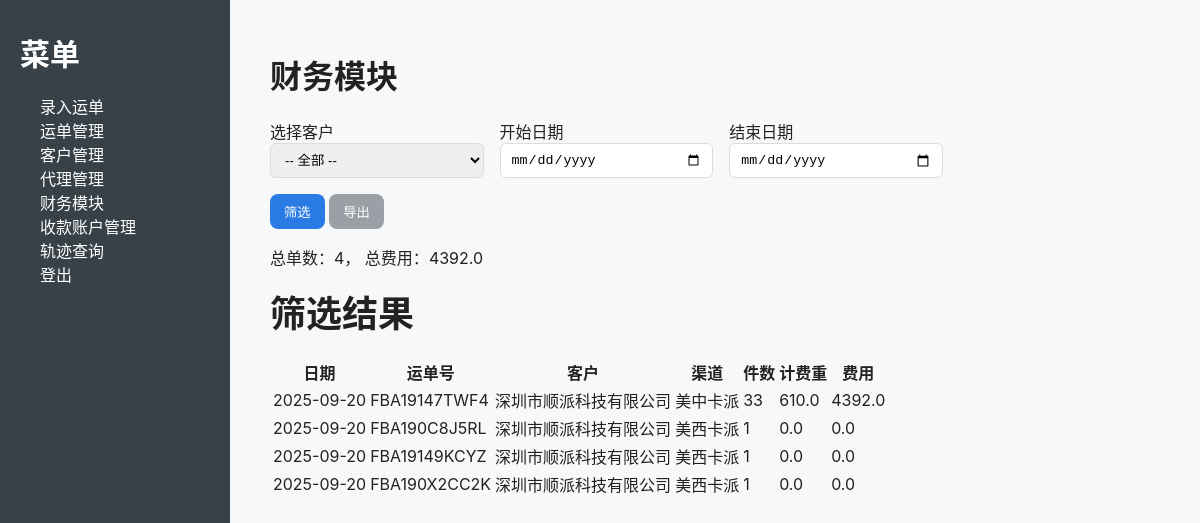
Page /finance (signed in) on the committed database.
### models.py (models this page shows)
class TimestampMixin:
    created_at = db.Column(db.DateTime, default=datetime.utcnow)
    updated_at = db.Column(db.DateTime, default=datetime.utcnow, onupdate=datetime.utcnow)

class Shipment(db.Model, TimestampMixin):
    __tablename__ = "shipment"
    id = db.Column(db.Integer, primary_key=True)
    tracking_number = db.Column(db.String(50), nullable=False)  # 客户单号
    shipment_id = db.Column(db.String(50))  # NextSLS 系统单号，替换 agent_tracking_number
    third_party_tracking_number = db.Column(db.String(50))  # 第三方快递单号（用于17track）
    customer_id = db.Column(db.Integer, db.ForeignKey("customer.id"))
    agent_id = db.Column(db.Integer, db.ForeignKey("carrier_agent.id"))
    carrier_id = db.Column(db.String(50))  # 环境货代 id（如 rtb56）
    origin = db.Column(db.String(100))
    destination = db.Column(db.String(100))
    channel = db.Column(db.String(200))     # 运输渠道（快递/空运/海运/铁路…）
    product_type = db.Column(db.String(200))
    pieces = db.Column(db.Integer, default=1)
    weight = db.Column(db.Float, default=0.0)
    unit_price = db.Column(db.Float, default=0.0)
    fee = db.Column(db.Float, default=0.0)              # 合计（自动计算或手填）
    surcharge_extra = db.Column(db.Float, default=0.0)  # 附加费（选填）
    operation_fee = db.Column(db.Float, default=0.0)    # 操作费（选填）
    high_value_fee = db.Column(db.Float, default=0.0)   # 超值费（选填）
    status = db.Column(db.String(50), default="已创建")
    note = db.Column(db.Text)

class Customer(db.Model, TimestampMixin):
    __tablename__ = "customer"
    id = db.Column(db.Integer, primary_key=True)
    name = db.Column(db.String(100), nullable=False, unique=True)
    email = db.Column(db.String(120), unique=True)
    phone = db.Column(db.String(50))
    bank_info = db.Column(db.Text)
    shipments = db.relationship("Shipment", backref="customer", lazy=True)

### views.py (the view, shortened to what this page needs)
@views.route("/finance", methods=["GET", "POST"])
@login_required
def finance():
    customers = Customer.query.all()
    accounts = BankAccount.query.all()
    selected_customer_id = request.form.get("customer_id")
    date_from = request.form.get("date_from")
    date_to = request.form.get("date_to")
    query = Shipment.query
    if selected_customer_id:
        query = query.filter_by(customer_id=selected_customer_id)
    if date_from:
        query = query.filter(Shipment.created_at >= date_from)
    if date_to:
        query = query.filter(Shipment.created_at <= date_to)
    shipments = query.all()
    total_fees = sum([s.fee for s in shipments])
    total_shipments = len(shipments)
    return render_template("finance.html",
                           customers=customers,
                           accounts=accounts,
                           shipments=shipments,
                           total_shipments=total_shipments,
                           total_fees=total_fees,
                           selected_customer_id=selected_customer_id,
                           date_from=date_from,
                           date_to=date_to)

### app.py (called while the page is built)
@login_manager.user_loader
def load_user(user_id):
    try:
        return User.query.get(int(user_id))
    except Exception:
        return None

### templates/finance.html (shortened to what this page needs)
{% extends "base.html" %}
{% block content %}
<h1>财务模块</h1>
<form method="post" action="{{ url_for('views.finance') }}" class="row g-3 mb-3">
  <div class="col-md-3">
    <label>选择客户</label>
    <select name="customer_id" class="form-select">
      <option value="">-- 全部 --</option>
    </select>
  </div>
  <div class="col-md-3">
    <label>开始日期</label>
    <input type="date" name="date_from" value="{{ date_from or '' }}" class="form-control">
  </div>
  <div class="col-md-3">
    <label>结束日期</label>
    <input type="date" name="date_to" value="{{ date_to or '' }}" class="form-control">
  </div>
  <div class="col-md-3 align-self-end">
    <button type="submit" class="btn btn-primary">筛选</button>
    <button type="submit" name="export" value="1" class="btn btn-secondary">导出</button>
  </div>
</form>
<p>总单数：{{ total_shipments }}， 总费用：{{ total_fees }}</p>
{% if shipments %}
<h2>筛选结果</h2>
<table class="table">
<thead><tr><th>日期</th><th>运单号</th><th>客户</th><th>渠道</th><th>件数</th><th>计费重</th><th>费用</th></tr></thead>
<tbody>
  {% for s in shipments %}
  <tr>
    <td>{{ s.created_at.strftime('%Y-%m-%d') if s.created_at else '' }}</td>
    <td>{{ s.tracking_number }}</td>
    <td>{{ s.customer.name if s.customer else '' }}</td>
    <td>{{ s.channel }}</td>
    <td>{{ s.pieces }}</td>
    <td>{{ s.weight }}</td>
    <td>{{ s.fee }}</td>
  </tr>
  {% endfor %}
</tbody>
</table>
{% endif %}
{% endblock %}

### static/css/style.css (style rules this page uses)
body { margin: 0; font-family: -apple-system, Helvetica, Arial, "PingFang SC", "Noto Sans CJK SC", sans-serif; color:#222; background:#f7f8f9; }
h2 { font-size:36px; margin-top:0; margin-bottom:20px; }
.form-control, .form-select { width:100%; padding:8px 10px; border-radius:6px; border:1px solid #dcdcdc; box-sizing:border-box; }
.btn { padding:8px 14px; border-radius:8px; border:0; cursor:pointer; }
.btn-primary { background:#2b7be4; color:#fff; }
.btn-secondary { background:#9aa0a6; color:#fff; }
.row { display:flex; gap:20px; flex-wrap:wrap; }
.col-md-3 { width:24%; }
.mb-3 { margin-bottom:16px; }
.g-3 { gap:16px; }

### rows in the picture
Shipment: created_at "2025-09-20", tracking_number "FBA19147TWF4", customer "深圳市顺派科技有限公司", channel "美中卡派", pieces "33", weight "610.0", fee "4392.0"
Shipment: created_at "2025-09-20", tracking_number "FBA190C8J5RL", customer "深圳市顺派科技有限公司", channel "美西卡派", pieces "1", weight "0.0", fee "0.0"
Shipment: created_at "2025-09-20", tracking_number "FBA19149KCYZ", customer "深圳市顺派科技有限公司", channel "美西卡派", pieces "1", weight "0.0", fee "0.0"
Shipment: created_at "2025-09-20", tracking_number "FBA190X2CC2K", customer "深圳市顺派科技有限公司", channel "美西卡派", pieces "1", weight "0.0", fee "0.0"

### other values in the picture
{{ total_shipments }} "4"
{{ total_fees }} "4392.0"
